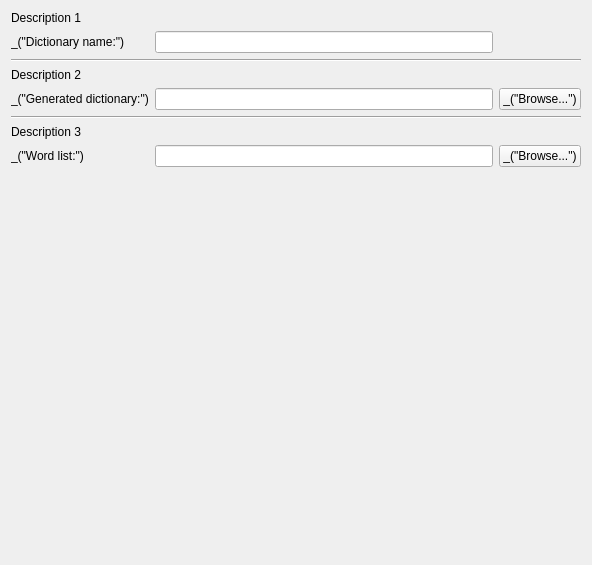
<?xml version="1.0" encoding="UTF-8"?>
<ui version="4.0">
 <class>WizardInfoPage</class>
 <widget class="QWizardPage" name="WizardInfoPage">
  <property name="geometry">
   <rect>
    <x>0</x>
    <y>0</y>
    <width>592</width>
    <height>565</height>
   </rect>
  </property>
  <property name="windowTitle">
   <string>WizardPage</string>
  </property>
  <layout class="QGridLayout" name="gridLayout">
   <item row="2" column="0">
    <widget class="QLabel" name="label_2">
     <property name="text">
      <string>_(&quot;Dictionary name:&quot;)</string>
     </property>
    </widget>
   </item>
   <item row="2" column="1">
    <widget class="QLineEdit" name="editDicName"/>
   </item>
   <item row="5" column="1">
    <widget class="QLineEdit" name="editGenDic">
     <property name="minimumSize">
      <size>
       <width>300</width>
       <height>0</height>
      </size>
     </property>
    </widget>
   </item>
   <item row="5" column="2">
    <widget class="QPushButton" name="buttonBrowseGenDic">
     <property name="text">
      <string>_(&quot;Browse...&quot;)</string>
     </property>
    </widget>
   </item>
   <item row="8" column="1">
    <widget class="QLineEdit" name="editWordList"/>
   </item>
   <item row="8" column="2">
    <widget class="QPushButton" name="buttonBrowseWordList">
     <property name="text">
      <string>_(&quot;Browse...&quot;)</string>
     </property>
    </widget>
   </item>
   <item row="10" column="1">
    <spacer name="verticalSpacer">
     <property name="orientation">
      <enum>Qt::Vertical</enum>
     </property>
     <property name="sizeHint" stdset="0">
      <size>
       <width>20</width>
       <height>40</height>
      </size>
     </property>
    </spacer>
   </item>
   <item row="1" column="0" colspan="3">
    <widget class="QLabel" name="labelDicNameDesc">
     <property name="text">
      <string>Description 1</string>
     </property>
     <property name="wordWrap">
      <bool>true</bool>
     </property>
    </widget>
   </item>
   <item row="4" column="0" colspan="3">
    <widget class="QLabel" name="labelGenDicDesc">
     <property name="text">
      <string>Description 2</string>
     </property>
     <property name="wordWrap">
      <bool>true</bool>
     </property>
    </widget>
   </item>
   <item row="7" column="0" colspan="3">
    <widget class="QLabel" name="labelWordListDesc">
     <property name="text">
      <string>Description 3</string>
     </property>
     <property name="wordWrap">
      <bool>true</bool>
     </property>
    </widget>
   </item>
   <item row="5" column="0">
    <widget class="QLabel" name="label_3">
     <property name="text">
      <string>_(&quot;Generated dictionary:&quot;)</string>
     </property>
    </widget>
   </item>
   <item row="8" column="0">
    <widget class="QLabel" name="label">
     <property name="text">
      <string>_(&quot;Word list:&quot;)</string>
     </property>
    </widget>
   </item>
   <item row="3" column="0" colspan="3">
    <widget class="Line" name="line">
     <property name="orientation">
      <enum>Qt::Horizontal</enum>
     </property>
    </widget>
   </item>
   <item row="6" column="0" colspan="3">
    <widget class="Line" name="line_2">
     <property name="orientation">
      <enum>Qt::Horizontal</enum>
     </property>
    </widget>
   </item>
  </layout>
 </widget>
 <resources/>
 <connections/>
</ui>
